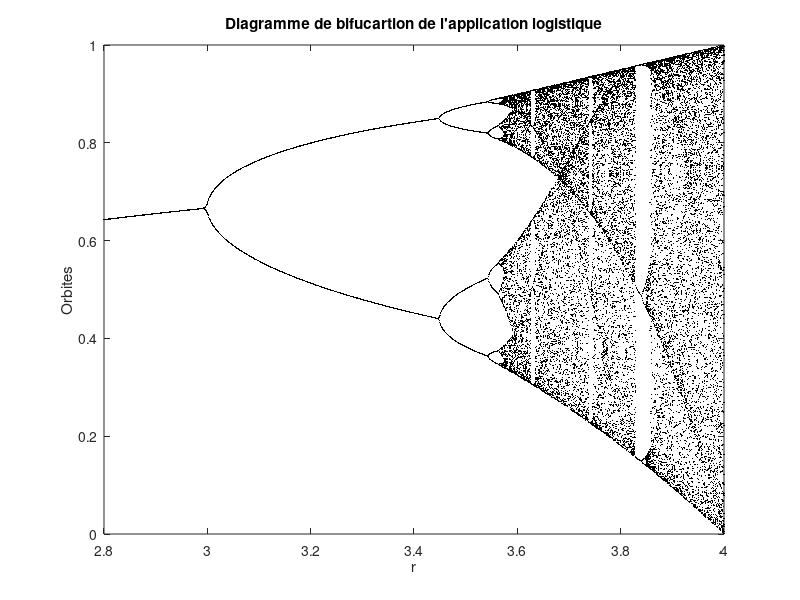

Recreate this plot in MATLAB.
%%%%%%%%%%%%%%%%%%%%%%%%%%%%%%%%%%%%%%%
%%%Script matlab permettant de représenter un diagramme de bifurcation pour l'application logistique 
%%% Auteur : Mohet Judicaël et Simal Cedric
%%%%%%%%%%%%%%%%%%%%%%%%%%%%%%%%%%%%%%%


clc, clear all

%preorb est le nombre d'itérations qu'on ne tien pas compte
%nborb est le nombre d'orbites représentées
preorb = 500; nbrorb = 50;
x = zeros(nbrorb,1);

%Avant r=2.8, il ne se passe pas grand chose
for r = 2.8:0.001:4,
  x(1) = 0.1;
  for n = 1:preorb,
    x(1) = r*x(1)*(1 - x(1));
  end
  for n = 1:nbrorb-1,
    x(n+1) = r*x(n)*(1 - x(n));
  end
  plot(r*ones(nbrorb,1), x,'.k',  'MarkerSize',3)
  hold on;
end

xlim([2.8 4])
title('Diagramme de bifucartion de l''application logistique')
xlabel('r')
ylabel('Orbites')

saveas(gcf,"bifulogi.png")
